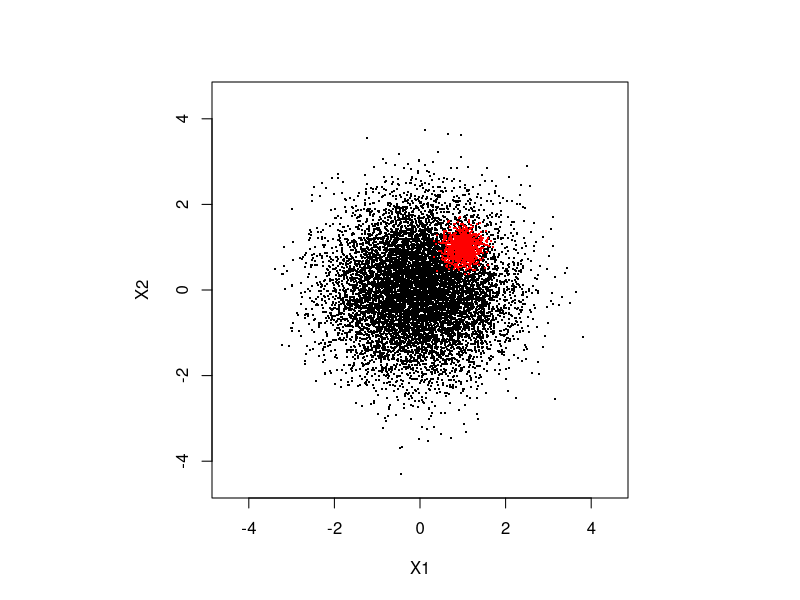
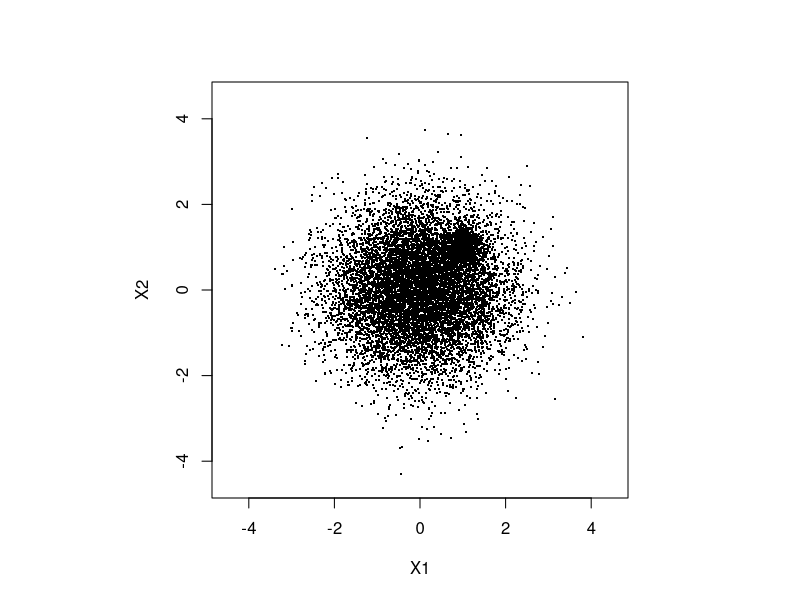
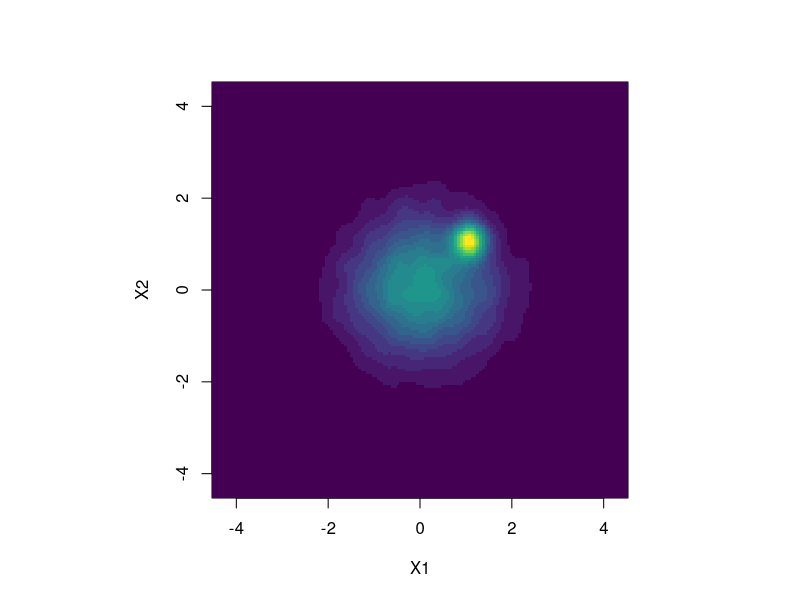
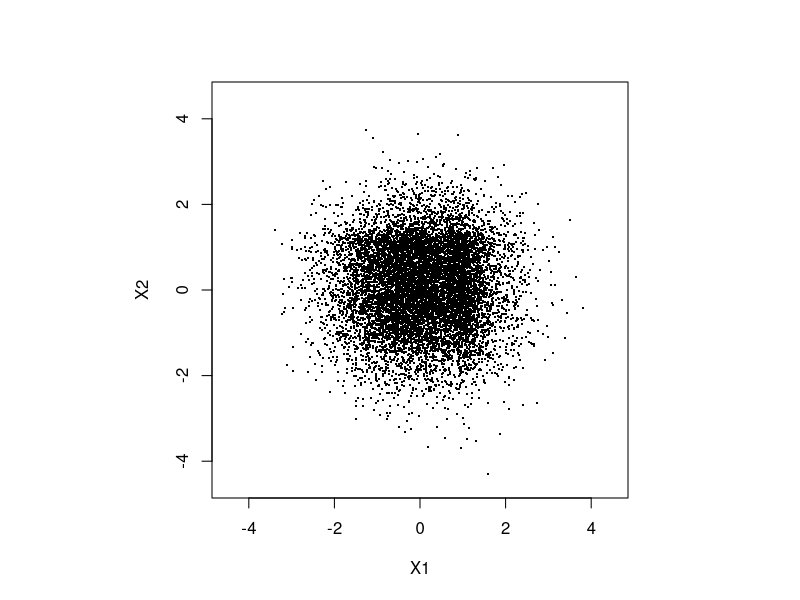
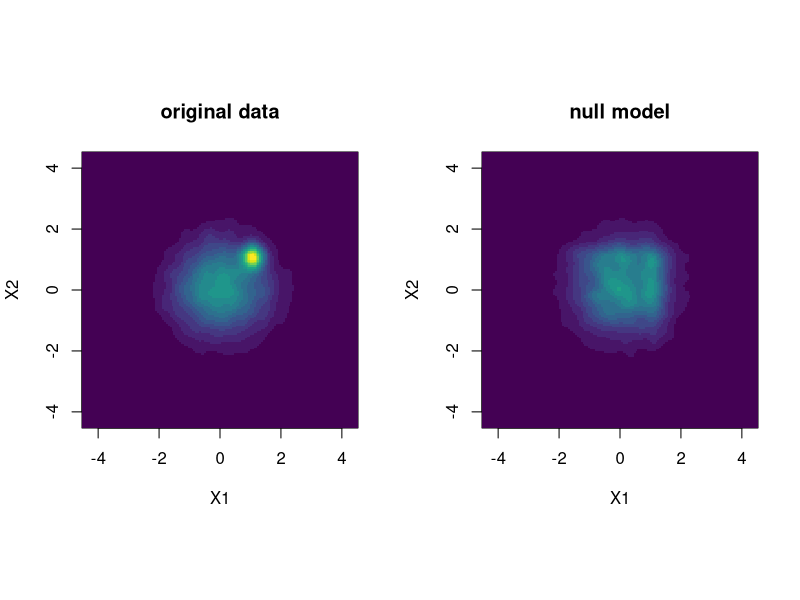
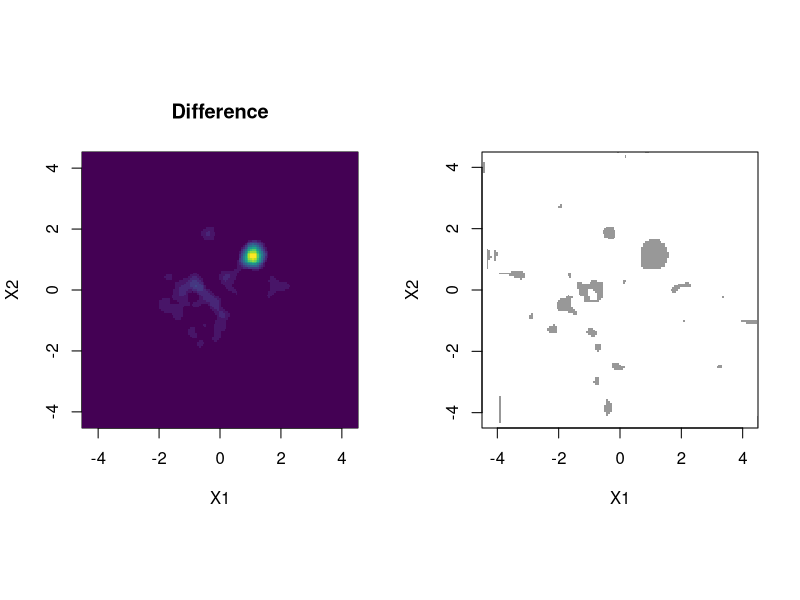
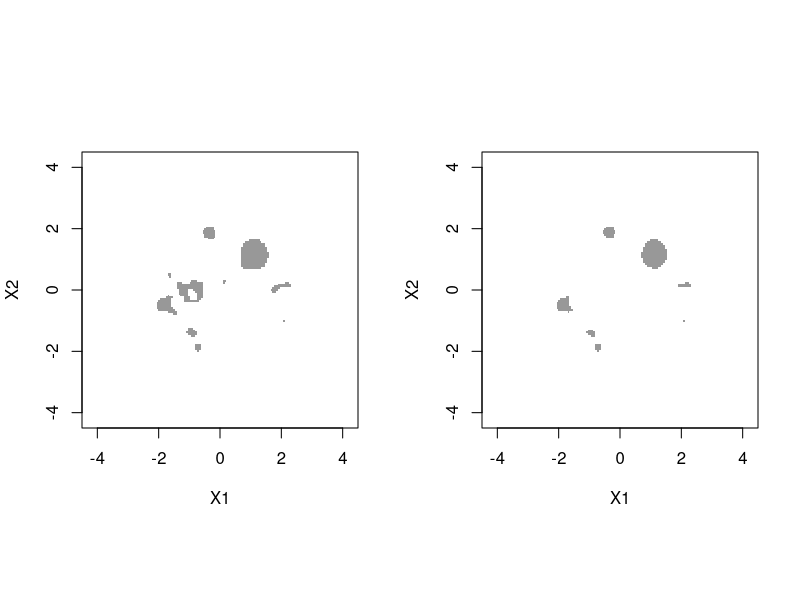

These charts were generated, in order, by the following R code:
## ---- chunk 1
knitr::opts_chunk$set(echo = TRUE, message=FALSE, warning = FALSE, cache = TRUE)
## ---- chunk 2
library(ks)
library(mvtnorm)
## ---- chunk 3
# 乱数のシードを決定
set.seed(1)

# 多数派の集団
dat1 <- rmvnorm(n = 10000,
                mean = c(0,0),
                sigma = diag(2)  )

# 高密度なクラスターをなす集団
dat2 <- rmvnorm(n = 1000,
                mean = c(1.0,1.0),
                sigma = diag(2)*0.05  )

# 連結してデータフレームに格納
df_data <- data.frame(rbind(dat1,dat2))
## ---- chunk 4
apply(df_data,2,min)
apply(df_data,2,max)
## ---- chunk 5
xmin <- c(-4.5, -4.5)  # (X1の最小値，X2の最小値) 
xmax <- c(4.5, 4.5)    # (X1の最大値，X2の最大値) 
## ---- chunk 6
par(pty = "s")
# 高密度なサンプルは赤色にしてプロット
plot(dat1[,1],dat1[,2],
     pch = ".", cex = 2, xlab = "X1", ylab = "X2",
     xlim = c(xmin[1],xmax[1]), 
     ylim = c(xmin[2],xmax[2]))
points(dat2[,1],dat2[,2],
       pch=".",cex = 2, col = "red")

# 色分けせずプロット
plot(df_data$X1,df_data$X2,
     pch = ".", cex = 2, xlab = "X1", ylab = "X2",
     xlim = c(xmin[1],xmax[1]), 
     ylim = c(xmin[2],xmax[2]))
## ---- chunk 7
# 最適なカーネルの幅 (bandwidth) を選択する
Hpi <- ks::Hpi.diag(x = df_data)

# カーネル密度推定
kd <- ks::kde(x = df_data, H = Hpi, 
              xmin = xmin, xmax = xmax)

# 後のために，評価点の座標を記録しておく
eval.points.x <- kd$eval.points[[1]]
eval.points.y <- kd$eval.points[[2]]

# 密度の推定結果を持ち替えておく
density.original <- kd$estimate
## ---- chunk 8
par(pty = "s")

image(density.original,
      x = eval.points.x,
      y = eval.points.y,
      xlab = "X1", ylab = "X2",
      col = viridis::viridis(20))
## ---- chunk 9
x_shuffeled <- apply(df_data, MARGIN = 2, sample)
## ---- chunk 10
par(pty = "s") 
plot(x_shuffeled[,1], x_shuffeled[,2],
     pch = ".", cex = 2, 
     xlab = "X1", ylab = "X2",
     xlim = c(xmin[1],xmax[1]), 
     ylim = c(xmin[2],xmax[2]))
## ---- chunk 11
# (bandwidth:  Hpiはオリジナルなデータで選択したものを使う)
kd_null <- ks::kde(x = x_shuffeled, H = Hpi,
                   xmin = xmin, xmax = xmax)

density.shuffle <- kd_null$estimate
## ---- chunk 12
par(mfrow=c(1,2), pty = "s")

# 密度の最大値を求める
zmax <- max(density.original, density.shuffle)

image(density.original,
      x = eval.points.x,
      y = eval.points.y,
      xlab = "X1", ylab = "X2", 
      main = "original data", zlim = c(0,zmax),
      col = viridis::viridis(20))

image(density.shuffle,
      x = eval.points.x,
      y = eval.points.y,
      xlab = "X1", ylab = "X2",
      main = "null model", zlim = c(0,zmax), 
      col = viridis::viridis(20))
## ---- chunk 13
# 密度の差分をとる
# ただし，ヌルモデルの方が密度が高い領域はゼロに
diff <- pmax(density.original - density.shuffle, 0) 
  
par(pty = "s")
image(diff,
      x = eval.points.x,
      y = eval.points.y,
      xlab = "X1", ylab = "X2", 
      main = "Difference", zlim = c(0,max(diff)),
      col = viridis::viridis(20))
## ---- chunk 14
n.shuffle <- 1000 # シャッフルする回数

# ヌルモデルの密度を超えた回数を格納する配列
count_exceedance <- array(0, dim(density.original))

# ヌルモデルの密度の和を格納する配列
density.sum <- array(0, dim(density.original))

for (idxs in 1:n.shuffle) {
  
  # シャッフル
  x_shuffeled <- apply(df_data, MARGIN = 2, sample)
  
  # カーネル密度推定の実行
  k.shuffle <- ks::kde(x = x_shuffeled, H = Hpi, 
                       xmin = xmin, xmax = xmax)
  
  # ヌルモデルより密度が高い領域は1を足す
  count_exceedance <- count_exceedance + 
    as.numeric(density.original < k.shuffle$estimate)
  
  if (idxs == 1)
    density.sum <- k.shuffle$estimate 
  else
    density.sum <- density.sum + k.shuffle$estimate
}

# ヌルモデルの密度の平均を計算
d.shuffle.mean <- density.sum / n.shuffle

# p値を，ヌルモデルの密度を超えた回数の割合として計算
p.value <- count_exceedance / n.shuffle

## ---- chunk 15
par(pty="s")
image(eval.points.x,
      eval.points.y,
      z = (p.value < 0.01), # 有意な領域はTRUEに
      col = c( rgb(0, 0, 0, alpha = 0.0),
               rgb(0.2,0.2, 0.2, alpha = 0.5)),
      xlim = c(xmin[1],xmax[1]), 
      ylim = c(xmin[2],xmax[2]),
      zlim = c(0,1),
      xlab = "X1", ylab = "X2"
)
## ---- chunk 16
d.threshold <- max(density.original) * 0.05

par(pty="s")
image(eval.points.x,
      eval.points.y,
      z = (p.value < 0.01 & density.original > d.threshold), 
      # 有意な領域，かつd.thresholdより密度が高い領域はTRUEに
      col = c( rgb(0, 0, 0, alpha = 0.0),
               rgb(0.2,0.2, 0.2, alpha = 0.5)),
      xlim = c(xmin[1],xmax[1]), 
      ylim = c(xmin[2],xmax[2]),
      zlim = c(0,1),
      xlab = "X1", ylab = "X2"
)
## ---- chunk 17
par(pty="s")
image(eval.points.x,
      eval.points.y,
      z = (p.value < 0.01 & density.original > d.threshold & 
             density.original / d.shuffle.mean > 1.25), # enrichmentが1.25を超えるという条件を追加
      col = c( rgb(0, 0, 0, alpha=0.0),
               rgb(0.2,0.2, 0.2, alpha=0.5)),
      xlim = c(xmin[1],xmax[1]), 
      ylim = c(xmin[2],xmax[2]),
      zlim = c(0,1),
      xlab = "X1", ylab = "X2"
)
